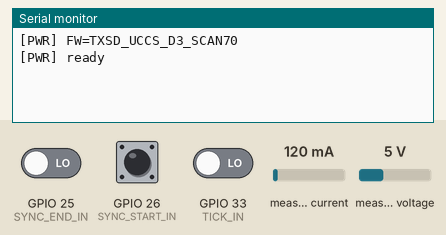
Recording of a sketch running on a simulated ESP32. Parts: the last lines printed to the serial monitor. The inputs (shaded band) are chosen by the test bench; at power-on: GPIO 26 (SYNC_START_IN) LOW, GPIO 25 (SYNC_END_IN) LOW, GPIO 33 (TICK_IN) LOW, measured current 120 mA, measured voltage 5 V. Storage starts empty.

Above: at 1.2 s.
1.3 s: GPIO 26 (SYNC_START_IN) pulled HIGH for 0.15 s
At 2.0 s:
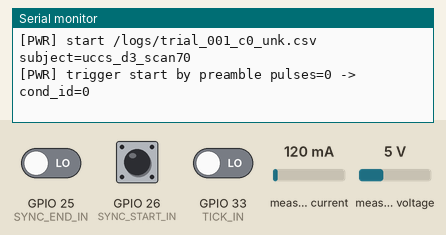
3.1 s: GPIO 25 (SYNC_END_IN) driven HIGH
At 4.0 s:
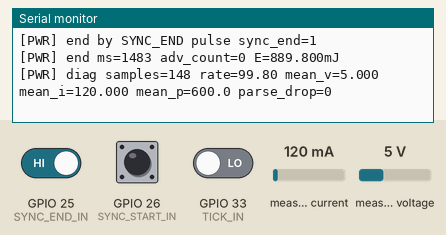
4.6 s: GPIO 26 (SYNC_START_IN) pulled HIGH for 1 s
At 4.82 s:
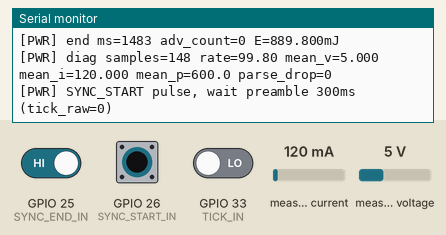

The sketch:

TXSD_UCCS_D3_SCAN70.ino
```cpp
// TXSD_UCCS_D3_SCAN70.ino (uccs_d3_scan70)
// INA219 logger for Step D3 (scan70 on RX).
// Start/stop via SYNC_START/SYNC_END (TX GPIO26/25 -> TXSD GPIO26/25).
// TX sends preamble pulses on TICK (TX GPIO27 -> TXSD GPIO33) to encode cond_id.
// During trial, TX additionally emits 1 tick per payload update; TXSD uses tick_count as adv_count (approx).
//
// cond_id:
//   1: S4 fixed100
//   2: S4 fixed500
//   3: S4 policy (U+CCS, 100↔500)

#include <Arduino.h>
#include <Wire.h>
#include <SPI.h>
#include <SD.h>
#include <Adafruit_INA219.h>

// Pins
static const int SD_CS   = 5;
static const int SD_SCK  = 18;
static const int SD_MISO = 19;
static const int SD_MOSI = 23;
static const int SYNC_START_IN = 26;
static const int SYNC_END_IN = 25;
static const int TICK_IN = 33;
static const int I2C_SDA = 21;
static const int I2C_SCL = 22;

// Settings
static const uint32_t SAMPLE_US    = 10000;   // 10ms = 100Hz
static const uint32_t FALLBACK_MS  = 2400000; // safety fallback
static const uint32_t MIN_TRIAL_MS = 1000;
static const uint32_t TICK_PER_TRIAL = 0;     // 0=disabled (use SYNC to end)
static const char SUBJECT_ID[] = "uccs_d3_scan70";
static const char PROGRAM_ID[] = "TXSD_UCCS_D3_SCAN70_v2";

// Preamble window (count TICK pulses after SYNC rising edge)
static const uint32_t PREAMBLE_WINDOW_MS = 300; // keep short to avoid counting first adv tick
static const uint8_t PREAMBLE_MAX_ID = 16;
static const uint32_t START_DEBOUNCE_MS = 100;
static const uint32_t END_DEBOUNCE_MS = 100;

HardwareSerial Debug(0);
Adafruit_INA219 ina;
File f;

volatile uint32_t tickCountRaw=0; // cumulative
uint32_t tickStart=0;
uint32_t tickCount=0;
bool logging=false;
bool pendingStart=false;
uint32_t t0_ms=0, nextSampleUs=0;
uint32_t badLines=0;
uint32_t pendingSinceMs=0;
uint32_t tickAtSync=0;
uint8_t condId=0;
int lastSyncStart = LOW;
int lastSyncEnd = LOW;
uint32_t lastStartEdgeMs=0;
uint32_t lastEndEdgeMs=0;

// Stats
double sumP=0.0; double sumV=0.0; double sumI=0.0; uint32_t sampN=0;

static bool condInfo(uint8_t id, const char** tag){
  switch(id){
    case 1: *tag = "s4_fixed100"; return true;
    case 2: *tag = "s4_fixed500"; return true;
    case 3: *tag = "s4_policy";   return true;
    default: break;
  }
  *tag = "unk";
  return false;
}

static inline String nextPath(uint8_t id){
  SD.mkdir("/logs");
  char p[96];
  const char* tag="unk";
  (void)condInfo(id, &tag);
  for (uint32_t trial_idx=1;;++trial_idx){
    snprintf(p,sizeof(p),"/logs/trial_%03lu_c%u_%s.csv",
             (unsigned long)trial_idx, (unsigned)id, tag);
    if(!SD.exists(p)) return String(p);
  }
}

void IRAM_ATTR onTickRaw(){ tickCountRaw++; }

static void startTrial(uint8_t id){
  condId = id;
  const char* tag="unk";
  (void)condInfo(condId, &tag);
  String path = nextPath(id);
  f = SD.open(path, FILE_WRITE);
  if (!f){ Debug.println("[SD] open FAIL"); return; }
  f.println("ms,mV,uA,p_mW,program_id");

  f.printf("# meta, firmware=TXSD_UCCS_D3_SCAN70, cond_id=%u, tag=%s, subject=%s\r\n",
           (unsigned)condId, tag, SUBJECT_ID);
  if (condId == 3){
    f.printf("# meta, policy=actions{100,500} u_mid=0.20 u_high=0.35 c_mid=0.20 c_high=0.35 hyst=0.02 ema_alpha=0.20 ccs_inverted=true preamble_guard=true\r\n");
  }
  f.flush();

  logging = true;
  t0_ms = millis();
  nextSampleUs = micros() + SAMPLE_US;
  badLines = 0;
  tickCount = 0;
  tickStart = tickCountRaw; // exclude preamble pulses
  sumP=sumV=sumI=0.0;
  sampN=0;
  Debug.printf("[PWR] start %s subject=%s\n", path.c_str(), SUBJECT_ID);
}

static void endTrial(){
  if (!logging) return;
  logging = false;
  uint32_t ms_total = millis() - t0_ms;
  tickCount = tickCountRaw - tickStart;

  if (ms_total < MIN_TRIAL_MS){
    Debug.printf("[PWR] ignore short trial ms_total=%lu\n", (unsigned long)ms_total);
    if (f){ f.flush(); f.close(); }
    return;
  }

  double meanP = (sampN>0)? (sumP/sampN) : 0.0;
  double meanV = (sampN>0)? (sumV/sampN) : 0.0;
  double meanI = (sampN>0)? (sumI/sampN) : 0.0;
  double E_mJ  = meanP * (ms_total/1000.0);

  f.printf("# summary, ms_total=%lu, adv_count=%lu, E_total_mJ=%.3f, subject=%s\r\n",
           (unsigned long)ms_total, (unsigned long)tickCount, E_mJ, SUBJECT_ID);
  f.printf("# diag, samples=%lu, rate_hz=%.2f, mean_v=%.3f, mean_i=%.3f, mean_p_mW=%.1f, parse_drop=%lu\r\n",
           (unsigned long)sampN,
           (ms_total>0? (double)sampN/(ms_total/1000.0):0.0),
           meanV, meanI, meanP, (unsigned long)badLines);
  f.flush(); f.close();

  Debug.printf("[PWR] end ms=%lu adv_count=%lu E=%.3fmJ\n",
               (unsigned long)ms_total, (unsigned long)tickCount, E_mJ);
  Debug.printf("[PWR] diag samples=%lu rate=%.2f mean_v=%.3f mean_i=%.3f mean_p=%.1f parse_drop=%lu\n",
               (unsigned long)sampN,
               (ms_total>0? (double)sampN/(ms_total/1000.0):0.0),
               meanV, meanI, meanP, (unsigned long)badLines);
}

void setup(){
  Debug.begin(115200);
  Debug.println("[PWR] FW=TXSD_UCCS_D3_SCAN70");
  SPI.begin(SD_SCK, SD_MISO, SD_MOSI, SD_CS);
  if (!SD.begin(SD_CS)){ Debug.println("[SD] init FAIL"); while(1) delay(1000); }

  pinMode(SYNC_START_IN, INPUT_PULLDOWN);
  pinMode(SYNC_END_IN, INPUT_PULLDOWN);
  pinMode(TICK_IN, INPUT_PULLDOWN);
  attachInterrupt(digitalPinToInterrupt(TICK_IN), onTickRaw, RISING);

  Wire.begin(I2C_SDA, I2C_SCL);
  Wire.setClock(400000);
  ina.begin();
  ina.setCalibration_16V_400mA();

  Debug.println("[PWR] ready");
}

void loop(){
  uint32_t nowMs = millis();
  int syncStart = digitalRead(SYNC_START_IN);
  int syncEnd = digitalRead(SYNC_END_IN);
  bool startRise = (syncStart == HIGH) && (lastSyncStart == LOW);
  bool endRise = (syncEnd == HIGH) && (lastSyncEnd == LOW);
  lastSyncStart = syncStart;
  lastSyncEnd = syncEnd;

  if (!logging && !pendingStart && startRise && (nowMs - lastStartEdgeMs) >= START_DEBOUNCE_MS){
    pendingStart = true;
    pendingSinceMs = nowMs;
    tickAtSync = tickCountRaw;
    lastStartEdgeMs = nowMs;
    Debug.printf("[PWR] SYNC_START pulse, wait preamble %lums (tick_raw=%lu)\n",
                 (unsigned long)PREAMBLE_WINDOW_MS, (unsigned long)tickCountRaw);
  }

  if (pendingStart){
    if ((nowMs - pendingSinceMs) >= PREAMBLE_WINDOW_MS){
      uint32_t pulses = tickCountRaw - tickAtSync;
      uint8_t id = (pulses >= 1 && pulses <= PREAMBLE_MAX_ID) ? (uint8_t)pulses : 0;
      startTrial(id);
      pendingStart = false;
      Debug.printf("[PWR] trigger start by preamble pulses=%lu -> cond_id=%u\n",
                   (unsigned long)pulses, (unsigned)id);
      nowMs = millis();
    }
  }

  if (logging){
    if (endRise && (nowMs - lastEndEdgeMs) >= END_DEBOUNCE_MS){
      Debug.printf("[PWR] end by SYNC_END pulse sync_end=%d\n", syncEnd);
      endTrial();
      lastEndEdgeMs = nowMs;
    } else {
      tickCount = tickCountRaw - tickStart;
      if (TICK_PER_TRIAL > 0 && tickCount >= TICK_PER_TRIAL){
        Debug.printf("[PWR] force end by TICK (count=%lu)\n", (unsigned long)tickCount);
        endTrial();
      }
      if ((nowMs - t0_ms) >= FALLBACK_MS){
        Debug.printf("[PWR] force end by timeout (ms=%lu)\n", (unsigned long)(nowMs - t0_ms));
        endTrial();
      }
    }

    uint32_t nowUs = micros();
    while ((int32_t)(nowUs - nextSampleUs) >= 0){
      nextSampleUs += SAMPLE_US;
      float v = ina.getBusVoltage_V();
      float i = ina.getCurrent_mA();
      int32_t mv = (int32_t)lroundf(v*1000.0f);
      int32_t uA = (int32_t)lroundf(i*1000.0f);
      double p_mW = v*i;
      uint32_t relMs = millis() - t0_ms;

      sumP += p_mW;
      sumV += v;
      sumI += i;
      sampN++;

      char buf[96];
      int n = snprintf(buf, sizeof(buf), "%lu,%ld,%ld,%.1f,%s\r\n",
                       (unsigned long)relMs, (long)mv, (long)uA, p_mW, PROGRAM_ID);
      if (n > 0) f.write((uint8_t*)buf, n); else badLines++;
      nowUs = micros();
    }
  } else {
    delay(10);
  }
}
```

Measured:
- after the input at 1.3 s, the serial monitor: prints a new line at once (image 1)
- after the input at 3.1 s, the serial monitor: prints a new line at once (image 2)
- after the input at 4.6 s, the serial monitor: prints a new line at once (image 3)
